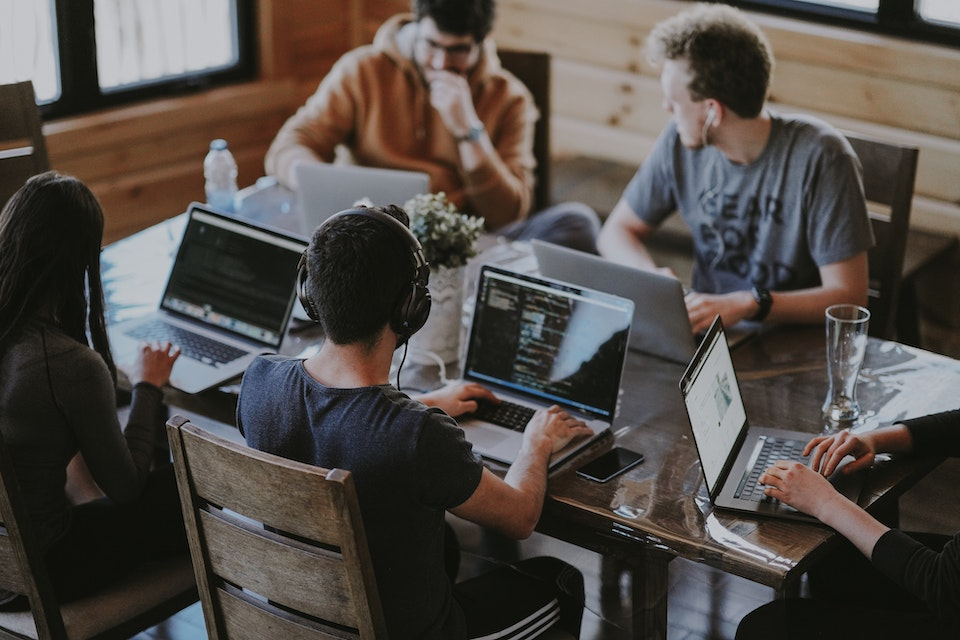
#> input picture gatsby-cloud-functions/src/posts/blog/images/code-block/thumbnail.jpg, 960 x 640 px
$ python to_grayscale.py ../../gatsby-cloud-functions/src/posts/blog/images/code-block/thumbnail.jpg out.png
#> lines starting #> are read from the running program, lines starting #| are printed output that depends on the picture
import sys
import numpy as np
import cv2
import requests
from urllib.parse import urlparse

src = sys.argv[1]
if urlparse(src).scheme.startswith('http'):
  im = cv2.imdecode(np.array(bytearray(requests.get(src).content), dtype=np.uint8), -1)
else:
  im = cv2.imread(src)
#> im is the input picture: shape (640, 960, 3); mean B, G, R 71, 75.3, 81.4

im_gray = cv2.cvtColor(im, cv2.COLOR_BGR2GRAY)
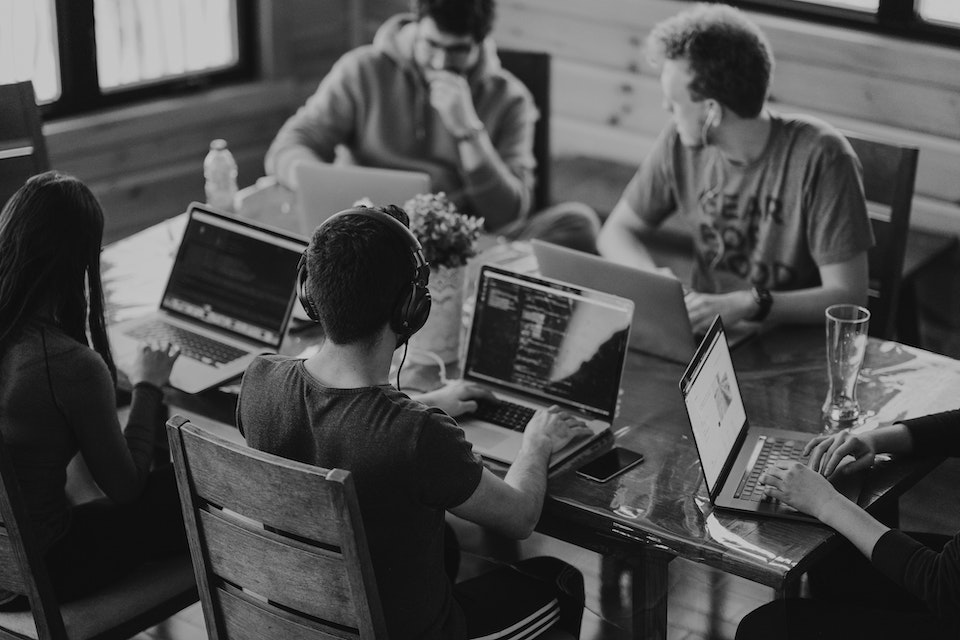
#> im_gray: shape (640, 960); min 0, max 209, mean 76.6
cv2.imwrite(sys.argv[2], im_gray)
